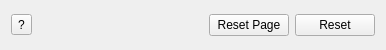
                  <widget class="QWidget" name="widget_5" native="true">
                   <property name="minimumSize">
                    <size>
                     <width>0</width>
                     <height>50</height>
                    </size>
                   </property>
                   <property name="maximumSize">
                    <size>
                     <width>16777215</width>
                     <height>40</height>
                    </size>
                   </property>
                   <layout class="QHBoxLayout" name="horizontalLayout_11">
                    <item>
                     <widget class="QToolButton" name="btnDisplayHint">
                      <property name="text">
                       <string>?</string>
                      </property>
                     </widget>
                    </item>
                    <item>
                     <spacer name="horizontalSpacer_7">
                      <property name="orientation">
                       <enum>Qt::Horizontal</enum>
                      </property>
                      <property name="sizeHint" stdset="0">
                       <size>
                        <width>171</width>
                        <height>20</height>
                       </size>
                      </property>
                     </spacer>
                    </item>
                    <item>
                     <widget class="QPushButton" name="btnReload">
                      <property name="toolTip">
                       <string>Reset the WEB page to the state of
the last CSS save.</string>
                      </property>
                      <property name="text">
                       <string>Reset Page</string>
                      </property>
                     </widget>
                    </item>
                    <item>
                     <widget class="QPushButton" name="btnResetDesign">
                      <property name="text">
                       <string>Reset</string>
                      </property>
                     </widget>
                    </item>
                   </layout>
                  </widget>
